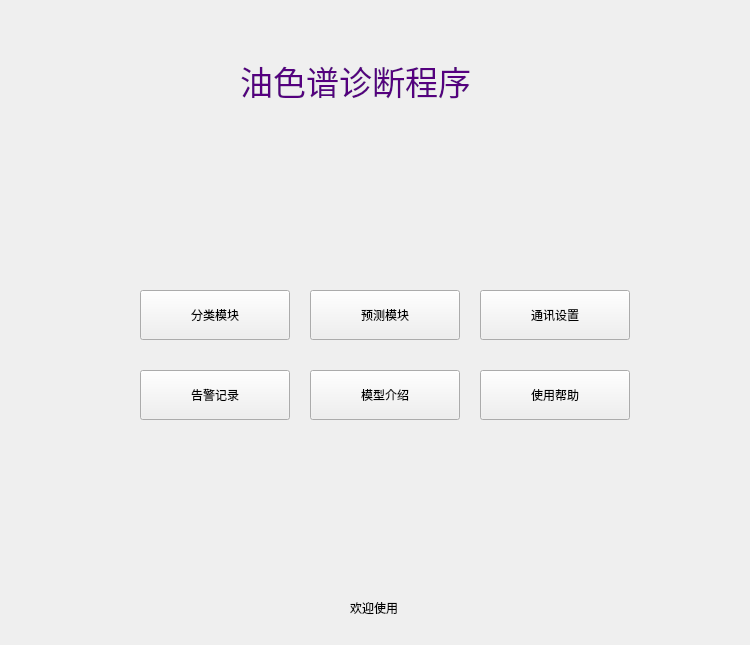
<?xml version="1.0" encoding="UTF-8"?>
<ui version="4.0">
 <class>option</class>
 <widget class="QWidget" name="option">
  <property name="geometry">
   <rect>
    <x>0</x>
    <y>0</y>
    <width>750</width>
    <height>645</height>
   </rect>
  </property>
  <property name="windowTitle">
   <string>option</string>
  </property>
  <widget class="QLabel" name="label">
   <property name="geometry">
    <rect>
     <x>240</x>
     <y>50</y>
     <width>311</width>
     <height>61</height>
    </rect>
   </property>
   <property name="font">
    <font>
     <pointsize>25</pointsize>
    </font>
   </property>
   <property name="styleSheet">
    <string notr="true">color: rgb(85, 0, 127);</string>
   </property>
   <property name="text">
    <string>油色谱诊断程序</string>
   </property>
  </widget>
  <widget class="QPushButton" name="pushButton">
   <property name="geometry">
    <rect>
     <x>140</x>
     <y>290</y>
     <width>150</width>
     <height>50</height>
    </rect>
   </property>
   <property name="text">
    <string>分类模块</string>
   </property>
  </widget>
  <widget class="QPushButton" name="pushButton_2">
   <property name="geometry">
    <rect>
     <x>310</x>
     <y>290</y>
     <width>150</width>
     <height>50</height>
    </rect>
   </property>
   <property name="text">
    <string>预测模块</string>
   </property>
  </widget>
  <widget class="QPushButton" name="pushButton_3">
   <property name="geometry">
    <rect>
     <x>480</x>
     <y>290</y>
     <width>150</width>
     <height>50</height>
    </rect>
   </property>
   <property name="text">
    <string>通讯设置</string>
   </property>
  </widget>
  <widget class="QPushButton" name="pushButton_4">
   <property name="geometry">
    <rect>
     <x>140</x>
     <y>370</y>
     <width>150</width>
     <height>50</height>
    </rect>
   </property>
   <property name="text">
    <string>告警记录</string>
   </property>
  </widget>
  <widget class="QPushButton" name="pushButton_5">
   <property name="geometry">
    <rect>
     <x>480</x>
     <y>370</y>
     <width>150</width>
     <height>50</height>
    </rect>
   </property>
   <property name="text">
    <string>使用帮助</string>
   </property>
  </widget>
  <widget class="QPushButton" name="pushButton_6">
   <property name="geometry">
    <rect>
     <x>310</x>
     <y>370</y>
     <width>150</width>
     <height>50</height>
    </rect>
   </property>
   <property name="text">
    <string>模型介绍</string>
   </property>
  </widget>
  <widget class="QLabel" name="label_2">
   <property name="geometry">
    <rect>
     <x>350</x>
     <y>600</y>
     <width>72</width>
     <height>15</height>
    </rect>
   </property>
   <property name="text">
    <string>欢迎使用</string>
   </property>
  </widget>
 </widget>
 <resources/>
 <connections/>
</ui>
